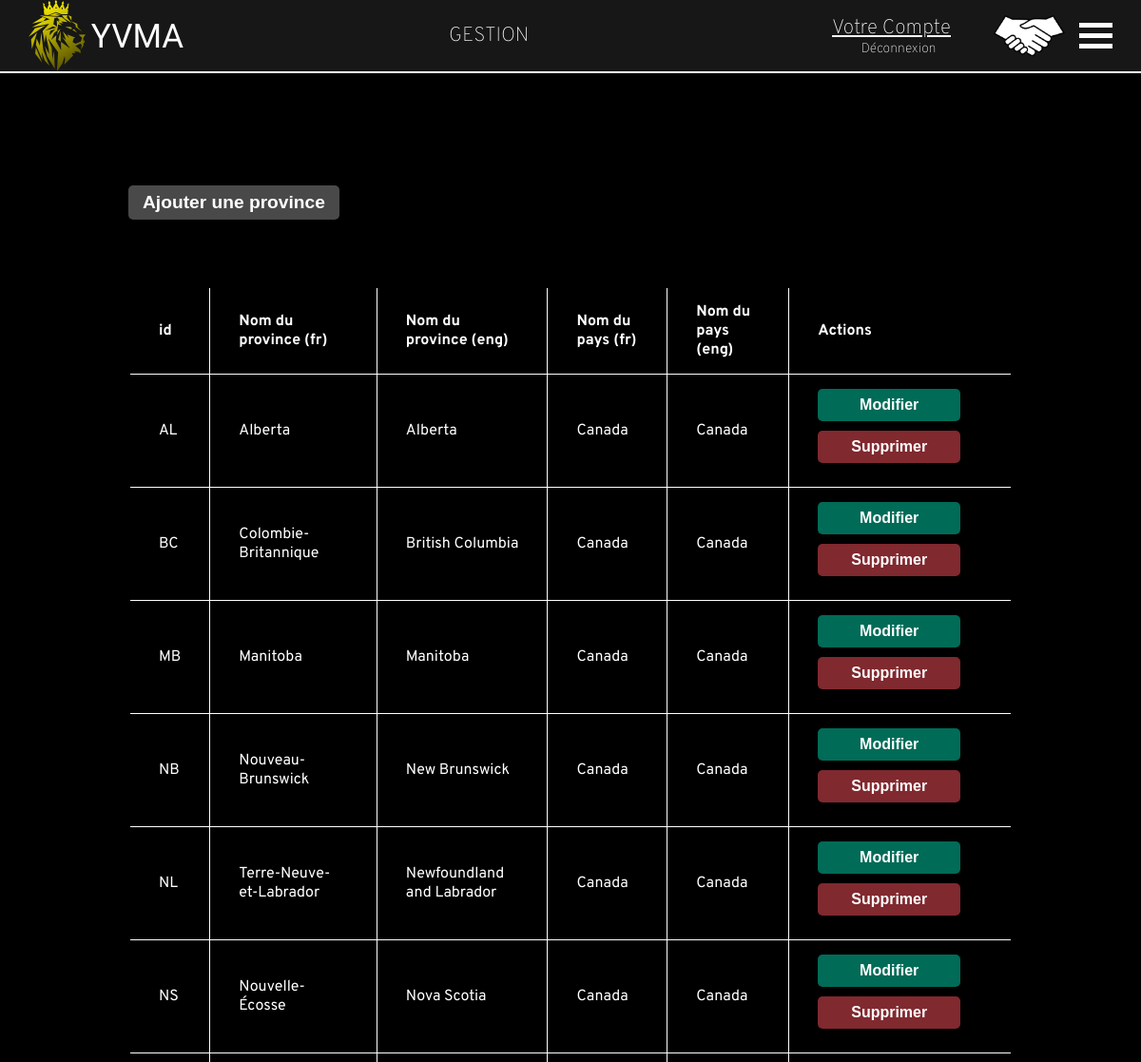
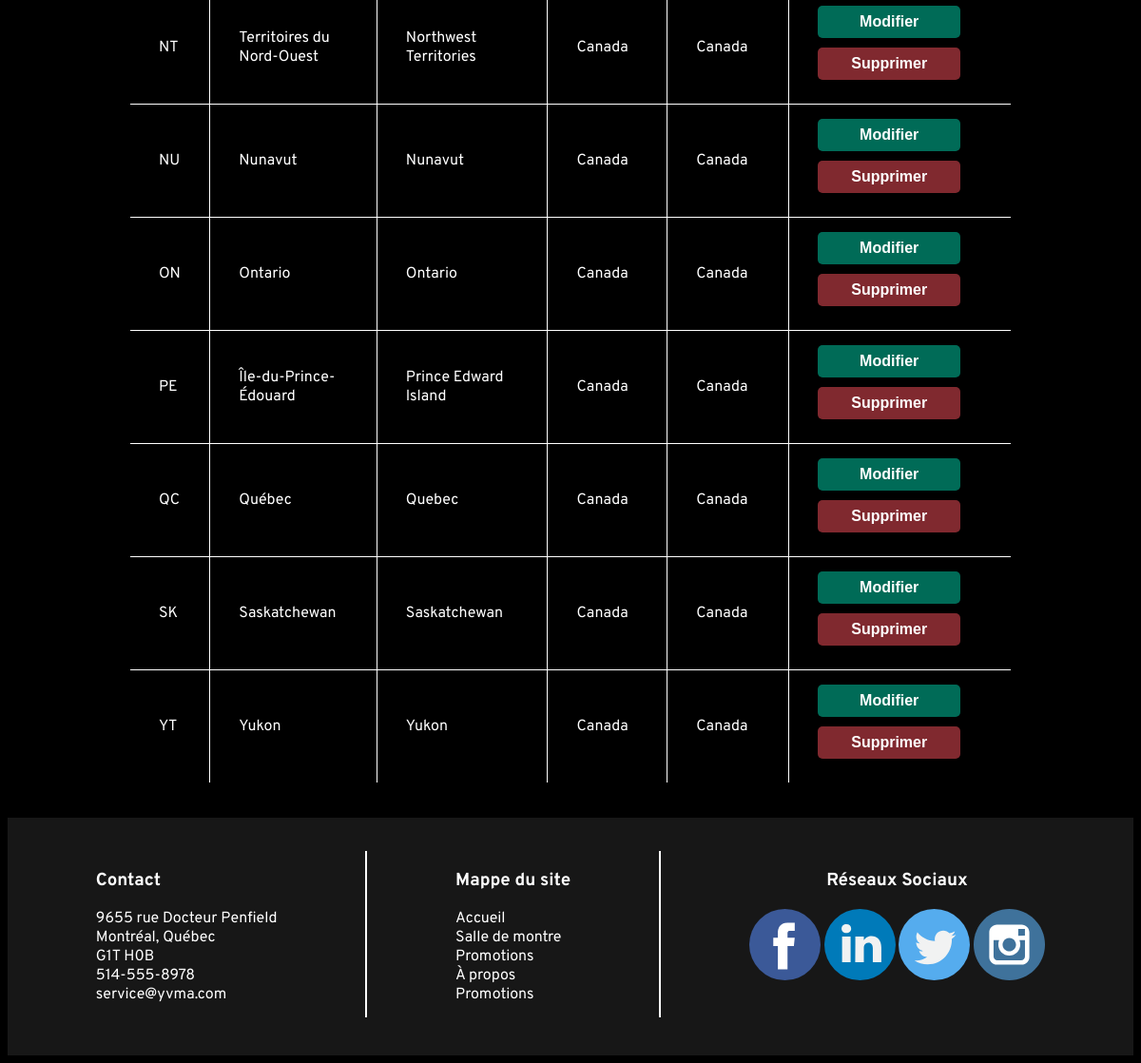
/VEHICULES_DOCCASION_INC/index.php?Utilisateur&action=listeProvinces (signed in), run on the app's committed database (2 pictures, top to bottom).
### tables this page shows
CREATE TABLE province (
	codeProvince CHAR(2),
	nomProvinceFR VARCHAR(50) NOT NULL,
	nomProvinceEN VARCHAR(50) NOT NULL,
	paysId SMALLINT UNSIGNED NOT NULL,
	visibilite BOOLEAN NOT NULL,
	PRIMARY KEY(codeProvince),
	FOREIGN KEY(paysId) REFERENCES pays(idPays)
);

CREATE TABLE pays (
	idPays SMALLINT UNSIGNED AUTO_INCREMENT,
	nomPaysFR VARCHAR(50) NOT NULL,
	nomPaysEN VARCHAR(50) NOT NULL,
	visibilite BOOLEAN NOT NULL,
	PRIMARY KEY(idPays)
);

### VEHICULES_DOCCASION_INC/index.php (called while the page is built, shortened)
<?php
    function mon_autoloader($classe) {
        $repertoires = array(RACINE . "controleurs/",
						RACINE . "modeles/",
						RACINE . "vues/");
        foreach ($repertoires as $rep) {
            if (file_exists($rep . $classe . ".php")) {
                return;
            }
        }
    }
	Routeur::route();
?>

### VEHICULES_DOCCASION_INC/modeles/TemplateDAO.php (called while the page is built, shortened)
<?php
	abstract class TemplateDAO {
		public function __construct() {
			$this->connexion = new PDO("mysql:host=localhost;dbname=concessionnaire", "root", "");
		}
	}
?>

### VEHICULES_DOCCASION_INC/modeles/Modele_Utilisateur.php (called while the page is built, shortened)
<?php
	class Modele_Utilisateur extends TemplateDAO {
        public function obtenir_provinces() {
            $requete = "SELECT * FROM province JOIN pays ON paysId = idPays
                WHERE province.visibilite = 1";
            $resultats = $this -> connexion -> query($requete);
            $resultats -> execute();
            return $resultats -> fetchAll(PDO::FETCH_ASSOC);
        }
	}
?>

### VEHICULES_DOCCASION_INC/vues/ListeProvincesAdmin.php (the view, shortened to what this page needs)
<section class="yu-section">
    <div class="yu-table-province yu-btn-ajouter-container">
    <button class="yu-btn-ajouter">Ajouter une province</button>
    </div>
    <div class="yu-table-responsive">
    <table class="yu-table yu-table-province">
        <thead>
            <tr>
                <th>id</th>
                <th>Nom du province (fr)</th>
                <th>Nom du province (eng)</th>
                <th>Nom du pays (fr)</th>
                <th>Nom du pays (eng)</th>
                <th>Actions</th>
            </tr>
        </thead>
    <tbody>
    <?php foreach ($data['provinces'] as $province) { ?>
        <tr>
            <td data-js-idProvince><?= $province["codeProvince"]?></td>
            <td><?= $province["nomProvinceFR"]?></td>
            <td><?= $province["nomProvinceEN"]?></td>
            <td><?= $province["nomPaysFR"]?></td>
            <td><?= $province["nomPaysEN"]?></td>
            <td><button class="yu-btn-modifier yu-btn">Modifier</button><button class="yu-btn-supprimer yu-btn">Supprimer</button></td>
        </tr>
    <?php }?>
    </tbody>
    </table>
    </div>
</section>

### VEHICULES_DOCCASION_INC/assets/styles/styles.css (style rules this page uses)
* { color: white; }
body { max-width: 100%; margin-top: calc(75px - 30px); box-sizing: border-box; font-family: 'Overpass', sans-serif; overflow-x: hidden; }
button { -webkit-appearance: none; -moz-appearance: none; border: none; border-radius: 0; cursor: pointer; outline: none; padding: .5em 20px; transition: background-color .3s ease; width: fit-content; }
table { border-collapse: collapse; }
table, tr, th, td { border: solid 1px black; }
th, td { padding: 15px 30px; text-align: left; }

### VEHICULES_DOCCASION_INC/assets/styles/admin.css (style rules this page uses)
body { background-color: black; background-size: cover; background-attachment: fixed; background-position-y: 75px; overflow-x: hidden; }
.yu-btn-ajouter { color: white; padding: 7px 15px; background: rgba(73, 73, 73, 1); border-radius: 5px; box-shadow: 0 0 8px 1px rgb(0 0 0 / 70%); max-width: 1024px; margin: 70px 0 0 0; font-size: 1.2em; font-weight: 600; text-align: center; }
.yu-btn-modifier { background: rgb(0, 107, 87, 1); width: 150px; margin: 0 auto; border-radius: 5px; box-shadow: 0 0 8px 1px rgb(0 0 0 / 70%); font-size: 1em; font-weight: 600; }
.yu-btn-supprimer { background: #80292F; width: 150px; margin: 10px auto; border-radius: 5px; box-shadow: 0 0 8px 1px rgb(0 0 0 / 70%); font-size: 1em; font-weight: 600; }
.yu-table, .yu-table th, .yu-table td { border: 1px solid white; border-collapse: collapse; color: white; }
.yu-table-responsive { display: block; width: 100%; overflow-x: auto; }
.yu-table { width: 100%; max-width: 100%; margin: 70px auto; background: rgba(0, 0, 0, 0.9); box-shadow: 0 0 16px 15px rgba(0, 0, 0, 0.7); border: 2px solid rgba(0, 0, 0, 0); }
.yu-btn-ajouter-container { padding-top: 80px; }
.yu-table-province { max-width: 930px; margin: 35px auto; }

### data on the page
province: codeProvince "AL", nomProvinceFR "Alberta", nomProvinceEN "Alberta", paysId.nomPaysFR "Canada", paysId.nomPaysEN "Canada"
province: codeProvince "BC", nomProvinceFR "Colombie-Britannique", nomProvinceEN "British Columbia", paysId.nomPaysFR "Canada", paysId.nomPaysEN "Canada"
province: codeProvince "MB", nomProvinceFR "Manitoba", nomProvinceEN "Manitoba", paysId.nomPaysFR "Canada", paysId.nomPaysEN "Canada"
province: codeProvince "NB", nomProvinceFR "Nouveau-Brunswick", nomProvinceEN "New Brunswick", paysId.nomPaysFR "Canada", paysId.nomPaysEN "Canada"
province: codeProvince "NL", nomProvinceFR "Terre-Neuve-et-Labrador", nomProvinceEN "Newfoundland and Labrador", paysId.nomPaysFR "Canada", paysId.nomPaysEN "Canada"
province: codeProvince "NS", nomProvinceFR "Nouvelle-Écosse", nomProvinceEN "Nova Scotia", paysId.nomPaysFR "Canada", paysId.nomPaysEN "Canada"
province: codeProvince "NT", nomProvinceFR "Territoires du Nord-Ouest", nomProvinceEN "Northwest Territories", paysId.nomPaysFR "Canada", paysId.nomPaysEN "Canada"
province: codeProvince "NU", nomProvinceFR "Nunavut", nomProvinceEN "Nunavut", paysId.nomPaysFR "Canada", paysId.nomPaysEN "Canada"
province: codeProvince "ON", nomProvinceFR "Ontario", nomProvinceEN "Ontario", paysId.nomPaysFR "Canada", paysId.nomPaysEN "Canada"
province: codeProvince "PE", nomProvinceFR "Île-du-Prince-Édouard", nomProvinceEN "Prince Edward Island", paysId.nomPaysFR "Canada", paysId.nomPaysEN "Canada"
province: codeProvince "QC", nomProvinceFR "Québec", nomProvinceEN "Quebec", paysId.nomPaysFR "Canada", paysId.nomPaysEN "Canada"
province: codeProvince "SK", nomProvinceFR "Saskatchewan", nomProvinceEN "Saskatchewan", paysId.nomPaysFR "Canada", paysId.nomPaysEN "Canada"
province: codeProvince "YT", nomProvinceFR "Yukon", nomProvinceEN "Yukon", paysId.nomPaysFR "Canada", paysId.nomPaysEN "Canada"
